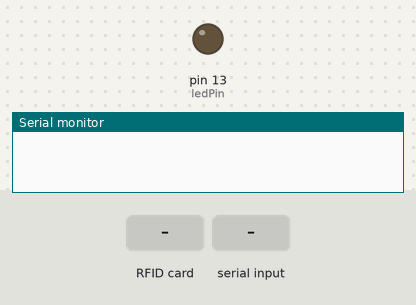
Simulated run of this sketch. Board: Arduino Uno, built with avr-gcc and run on an emulated ATmega328P. Parts: output pins drawn as LEDs (lit = HIGH), the last lines printed to the serial monitor. Inputs (shaded band) come from the test bench.

Above: at 1.2 s.
1.3 s: RFID card 5E 7A 19 C4 held to the reader
2.8 s: "DerpHashTurnOn" received over Serial
At 3.6 s:
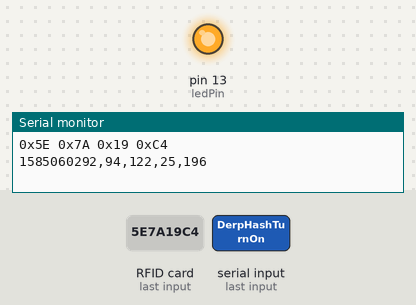
Timing chart, 0 to 5.8 s (numbered marks = the images above; inputs shaded):
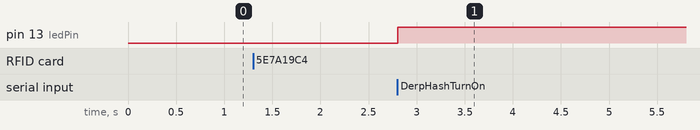

The sketch:

nano_rdif.ino
```cpp
#include <Wire.h>
#include <Adafruit_PN532.h>

#define PN532_IRQ   (2)
#define PN532_RESET (3)
Adafruit_PN532 nfc(PN532_IRQ, PN532_RESET);

int ledPin = LED_BUILTIN;
String readString;

void setup(void) {
  Serial.begin(115200);
  nfc.begin();
  uint32_t versiondata = nfc.getFirmwareVersion();
  if (! versiondata) {
    while (1); // halt
  }
  nfc.SAMConfig();
  pinMode(ledPin, OUTPUT);
}

void loop(void) {
  uint8_t success;
  uint8_t uid[] = { 0, 0, 0, 0, 0, 0, 0 };
  uint8_t uidLength;
  success = nfc.readPassiveTargetID(PN532_MIFARE_ISO14443A, uid, &uidLength);
  if (success) {
    nfc.PrintHex(uid, uidLength);
    if (uidLength == 4) {
      uint32_t cardid = uid[0];
      cardid <<= 8;
      cardid |= uid[1];
      cardid <<= 8;
      cardid |= uid[2];
      cardid <<= 8;
      cardid |= uid[3];
      String ab1 = String(cardid) + "," + String(uid[0]) + "," + String(uid[1]) + "," + String(uid[2]) + "," + String(uid[3]) ;
      Serial.println(ab1);
      while (1) {
        while (Serial.available()) {
          char c = Serial.read();
          readString += c;
        }
        readString.trim();
        if (readString.length() > 0) {
          if (readString == "DerpHashTurnOn") {
            digitalWrite(ledPin, HIGH);
            break;
          }
          if (readString == "off") {
            digitalWrite(ledPin, LOW);
            break;
          }
        }
      }
      readString = "";
    }
  }
  delay(2000);
}
```

Measured:
- after the input at 2.8 s, pin 13 (ledPin): LOW → HIGH at once
